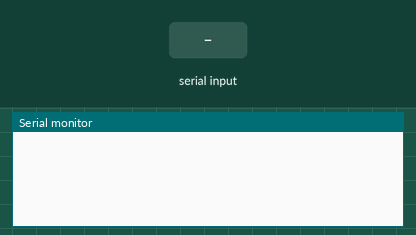
Bench run of a sketch on a simulated Arduino Uno, built with avr-gcc and run on an emulated ATmega328P. Parts: the last lines printed to the serial monitor. Inputs (shaded band) come from the test bench.

Above: at 1.2 s.
1.3 s: "s" received over Serial
At 1.6 s:
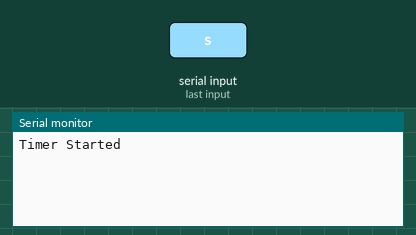
2.8 s: "t" received over Serial
At 4.0 s:
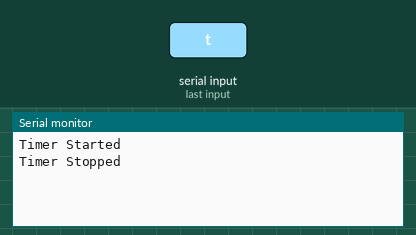
4.3 s: "r" received over Serial
At 5.1 s:
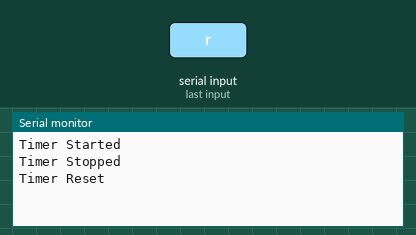
5.8 s: "+" received over Serial
At 6.3 s:
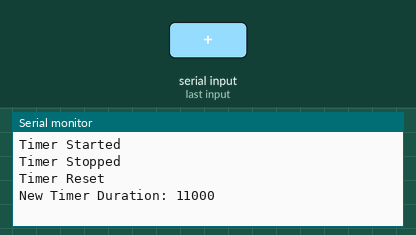

Measured:
- after the input at 1.3 s, the serial monitor: prints a new line at once (image 1)
- after the input at 2.8 s, the serial monitor: prints a new line at once (image 2)
- after the input at 4.3 s, the serial monitor: prints a new line at once (image 3)
- after the input at 5.8 s, the serial monitor: prints a new line at once (image 4)

The sketch:

TimingChallenge.ino
```cpp
// Timing Challenge
// Implements a simple timer that can start, stop, and reset, with adjustable duration.

unsigned long startTime = 0;   // Stores the timer start time
bool timerRunning = false;     // Timer running state
unsigned long timerDuration = 10000; // Timer duration in milliseconds (default 10 seconds)

void setup() {
  Serial.begin(9600);
}

void loop() {
  // Example control flow (could be triggered by buttons or serial commands in real use)
  if (Serial.available()) {
    char command = Serial.read();
    switch (command) {
      case 's': // Start timer
        startTimer();
        break;
      case 't': // Stop timer
        stopTimer();
        break;
      case 'r': // Reset timer
        resetTimer();
        break;
      case '+': // Increase timer duration
        adjustTimer(1000); // Increase by 1000 milliseconds
        break;
      case '-': // Decrease timer duration
        adjustTimer(-1000); // Decrease by 1000 milliseconds
        break;
    }
  }

  // Check and display timer status
  if (timerRunning && millis() - startTime >= timerDuration) {
    Serial.println("Timer Complete!");
    timerRunning = false; // Stop the timer automatically
  }
}

// Start the timer
void startTimer() {
  if (!timerRunning) {
    startTime = millis(); // Record the start time
    timerRunning = true;
    Serial.println("Timer Started");
  }
}

// Stop the timer
void stopTimer() {
  if (timerRunning) {
    timerRunning = false;
    Serial.println("Timer Stopped");
  }
}

// Reset the timer
void resetTimer() {
  timerRunning = false;
  Serial.println("Timer Reset");
}

// Adjust timer duration
void adjustTimer(long adjustment) {
  timerDuration += adjustment;
  Serial.print("New Timer Duration: ");
  Serial.println(timerDuration);
}

// Conceptual explanation:
// This program would interface with real-time components of an Arduino, such as using the millis() function to track elapsed time.
// User inputs to control the timer could come from physical buttons or other sensors, which would trigger these functions.
// Adjustments to the timer duration and other commands would allow dynamic control over timer operations during runtime.
```
